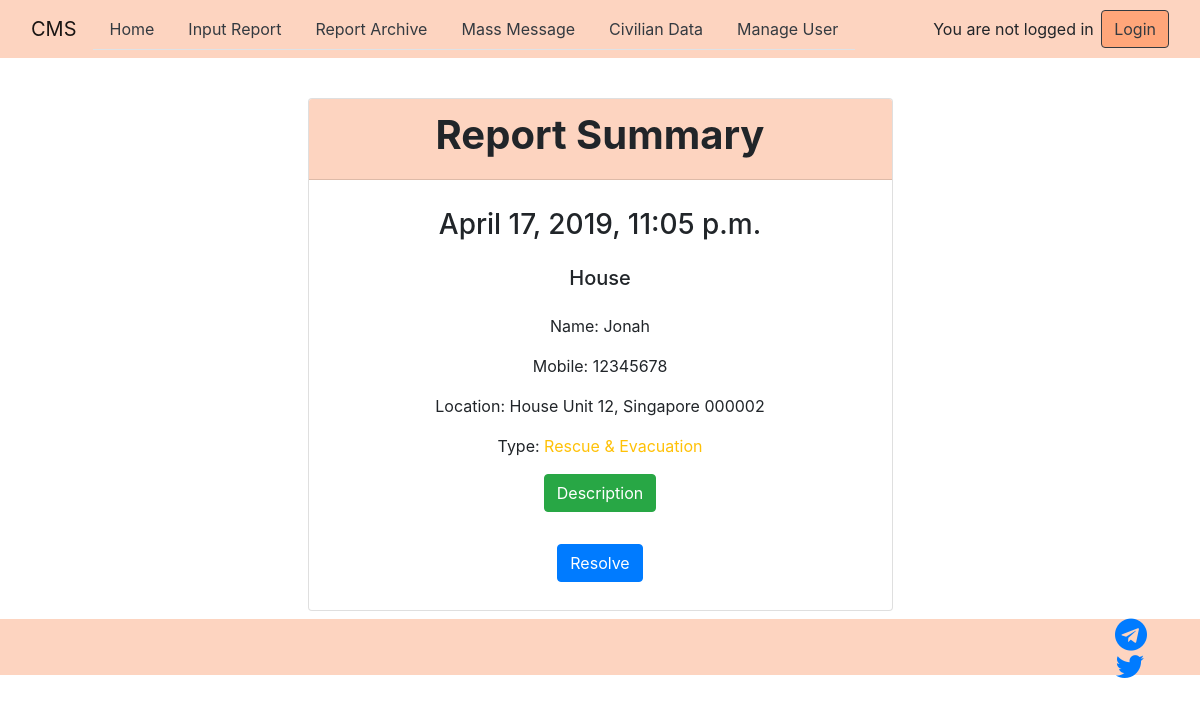
Screenshot of /detail/3/ with the database file from the repository.
### CMSApp/models.py (models this page shows, shortened)
class Report(models.Model):
    ASSISTANCE_TYPE_CHOICES = (
        ('EA', 'Emergency Ambulance'),
        ('RE', 'Rescue and Evacuation'),
        ('FF', 'Fire-fighting'),
        ('GL', 'Gas Leak Control'),
    )
    name = models.CharField(max_length=120)
    mobile = models.CharField(max_length=8)
    location = models.CharField(max_length=500)
    unit_number = models.CharField(max_length=20)
    postal_code = models.CharField(max_length=6)
    description = models.CharField(max_length=500)
    type = models.CharField(max_length=2, choices=ASSISTANCE_TYPE_CHOICES)
    time = models.DateTimeField(default=datetime.datetime.now(tz=tz))
    resolved = models.BooleanField(default=False)
    resolve_time= models.DateTimeField(default=datetime.datetime.now(tz=tz))
    lat = models.CharField(max_length=100)
    lng = models.CharField(max_length=100)

### CMSApp/views.py (the view)
# urls.py: url(r'^detail/(?P<report_pk>\w+)/$', views.detail, name='detail'),
def detail(request, report_pk):
    report = get_object_or_404(Report, pk=report_pk)
    return render(request, "CMSApp/detail.html", {"report":report})

### CMSApp/template/CMSApp/detail.html (shortened to what this page needs)
{% extends "base.html" %}
{% block content %}
<div class="card mx-auto" style="width: 50%;" >
    <div class="card-header " style="background-color:#fdd4c0">
        <div class="col" align="center">
            <h1><b>Report Summary</b></h1>
        </div>
    </div>
    <div class="card-body" align="center">
            <div class="p-2"><h3>{{ report.time }}</h3></div>
            <div class="p-2"><h5>{{ report.location }}</h5></div>
            <div class="p-2">Name: {{ report.name }}</div>
            <div class="p-2">Mobile: {{ report.mobile }}</div>
            <div class="p-2">Location: {{ report.location }} Unit {{ report.unit_number }}, Singapore {{ report.postal_code }}</div>
            <div class="p-2">
              Type:
                {% ifequal report.type "RE" %}
                    <large class="text-warning"> Rescue & Evacuation </large>
                {% endifequal %}
            </div>
            <div class="p-2"><p>
                <button class="btn btn-success collapsed" type="button" data-toggle="collapse" data-target="#collapseExample" aria-expanded="false" aria-controls="collapseExample">
                    Description
                </button>
              </p>
            </div>
            <div class="p-2">
                {% if report.resolved %}
                    Resolved at {{ report.resolve_time }}
                {% else %}
                    <button class="btn btn-primary" onclick="alertResolve()" type="button">
                        Resolve
                    </button>
                {% endif %}
            </div>
    </div>
</div>
{% endblock %}

### CMSApp/template/base.html (style rules this page uses)
body { background-color:#ffffff; }

### rows the page displays
Report: time "April 17, 2019, 11:05 p.m.", location "House", name "Jonah", mobile "12345678", unit_number "12", postal_code "000002"
